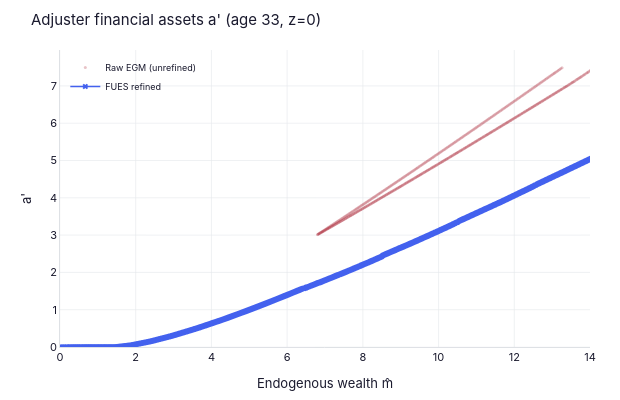
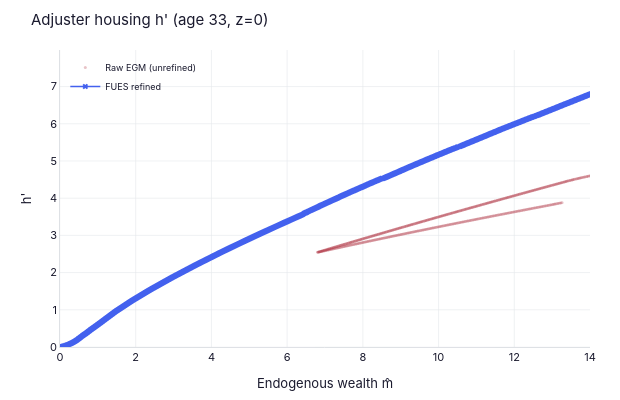
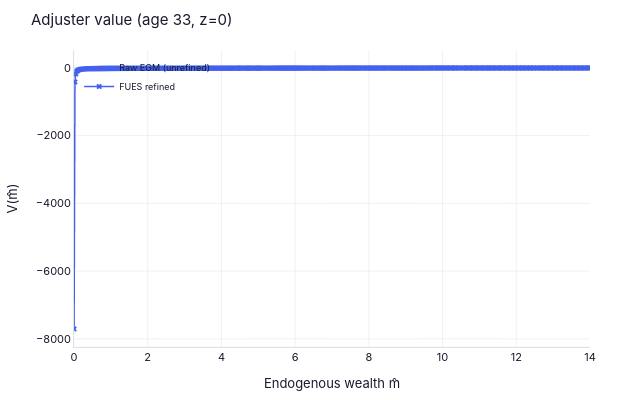

The code cell stored with these charts, in order, in its notebook:
### Markdown cell above
Interactive versions of the EGM grid (zoom/pan to inspect dense crossing regions). Requires Plotly; skipped gracefully in static environments.

### Code cell
# ── Interactive plotly (zoom/pan to inspect dense crossings) ──
try:
    from examples.durables.outputs import nb_plot_adjuster_egm_interactive
    fig_a, fig_h, fig_v = nb_plot_adjuster_egm_interactive(
        results['FUES']['nest'], results['FUES']['grids'], plot_t=33)
    fig_a.show()
    fig_h.show()
    fig_v.show()
except Exception as e:
    print(f'Interactive plots skipped: {e}')

### Figure 1 — Plotly figure (JSON) as saved in the notebook; plotly's stock layout.template omitted (floating-point values rounded to 4 significant figures; data arrays with more than 128 entries replaced by an {"elided": "..."} marker saying what was removed)
{"data": [{"marker": {"color": "#b23a48", "opacity": 0.3, "size": 3}, "mode": "markers", "name": "Raw EGM (unrefined)", "type": "scattergl", "x": {"elided": "1759 float values"}, "y": {"elided": "1759 float values"}}, {"line": {"color": "#4361ee", "width": 1.5}, "marker": {"color": "#4361ee", "size": 5, "symbol": "x"}, "mode": "lines+markers", "name": "FUES refined", "type": "scattergl", "x": {"elided": "1190 float values"}, "y": {"elided": "1190 float values"}}], "layout": {"dragmode": "zoom", "font": {"color": "#1a1a2e", "family": "Inter, Helvetica Neue, Arial, sans-serif", "size": 11}, "height": 400, "legend": {"bgcolor": "rgba(0,0,0,0)", "borderwidth": 0, "font": {"size": 9}, "x": 0.01, "y": 0.99}, "margin": {"b": 40, "l": 60, "r": 30, "t": 50}, "paper_bgcolor": "#ffffff", "plot_bgcolor": "#ffffff", "title": {"text": "Adjuster financial assets a' (age 33, z=0)"}, "width": 620, "xaxis": {"gridcolor": "#e5e7eb", "gridwidth": 0.6, "linecolor": "#d1d5db", "linewidth": 0.8, "range": [0, 14], "tickfont": {"color": "#1a1a2e"}, "title": {"font": {"color": "#1a1a2e"}, "text": "Endogenous wealth m̂"}, "zerolinecolor": "#e5e7eb"}, "yaxis": {"gridcolor": "#e5e7eb", "gridwidth": 0.6, "linecolor": "#d1d5db", "linewidth": 0.8, "rangemode": "tozero", "tickfont": {"color": "#1a1a2e"}, "title": {"font": {"color": "#1a1a2e"}, "text": "a'"}, "zerolinecolor": "#e5e7eb"}}}

### Figure 2 — Plotly figure (JSON) as saved in the notebook; plotly's stock layout.template omitted (floating-point values rounded to 4 significant figures; data arrays with more than 128 entries replaced by an {"elided": "..."} marker saying what was removed)
{"data": [{"marker": {"color": "#b23a48", "opacity": 0.3, "size": 3}, "mode": "markers", "name": "Raw EGM (unrefined)", "type": "scattergl", "x": {"elided": "1759 float values"}, "y": {"elided": "1759 float values"}}, {"line": {"color": "#4361ee", "width": 1.5}, "marker": {"color": "#4361ee", "size": 5, "symbol": "x"}, "mode": "lines+markers", "name": "FUES refined", "type": "scattergl", "x": {"elided": "1190 float values"}, "y": {"elided": "1190 float values"}}], "layout": {"dragmode": "zoom", "font": {"color": "#1a1a2e", "family": "Inter, Helvetica Neue, Arial, sans-serif", "size": 11}, "height": 400, "legend": {"bgcolor": "rgba(0,0,0,0)", "borderwidth": 0, "font": {"size": 9}, "x": 0.01, "y": 0.99}, "margin": {"b": 40, "l": 60, "r": 30, "t": 50}, "paper_bgcolor": "#ffffff", "plot_bgcolor": "#ffffff", "title": {"text": "Adjuster housing h' (age 33, z=0)"}, "width": 620, "xaxis": {"gridcolor": "#e5e7eb", "gridwidth": 0.6, "linecolor": "#d1d5db", "linewidth": 0.8, "range": [0, 14], "tickfont": {"color": "#1a1a2e"}, "title": {"font": {"color": "#1a1a2e"}, "text": "Endogenous wealth m̂"}, "zerolinecolor": "#e5e7eb"}, "yaxis": {"gridcolor": "#e5e7eb", "gridwidth": 0.6, "linecolor": "#d1d5db", "linewidth": 0.8, "rangemode": "tozero", "tickfont": {"color": "#1a1a2e"}, "title": {"font": {"color": "#1a1a2e"}, "text": "h'"}, "zerolinecolor": "#e5e7eb"}}}

### Figure 3 — Plotly figure (JSON) as saved in the notebook; plotly's stock layout.template omitted (floating-point values rounded to 4 significant figures; data arrays with more than 128 entries replaced by an {"elided": "..."} marker saying what was removed)
{"data": [{"marker": {"color": "#b23a48", "opacity": 0.3, "size": 3}, "mode": "markers", "name": "Raw EGM (unrefined)", "type": "scattergl", "x": {"elided": "1547 float values"}, "y": {"elided": "1547 float values"}}, {"line": {"color": "#4361ee", "width": 1.5}, "marker": {"color": "#4361ee", "size": 5, "symbol": "x"}, "mode": "lines+markers", "name": "FUES refined", "type": "scattergl", "x": {"elided": "1190 float values"}, "y": {"elided": "1190 float values"}}], "layout": {"dragmode": "zoom", "font": {"color": "#1a1a2e", "family": "Inter, Helvetica Neue, Arial, sans-serif", "size": 11}, "height": 400, "legend": {"bgcolor": "rgba(0,0,0,0)", "borderwidth": 0, "font": {"size": 9}, "x": 0.01, "y": 0.99}, "margin": {"b": 40, "l": 60, "r": 30, "t": 50}, "paper_bgcolor": "#ffffff", "plot_bgcolor": "#ffffff", "title": {"text": "Adjuster value (age 33, z=0)"}, "width": 620, "xaxis": {"gridcolor": "#e5e7eb", "gridwidth": 0.6, "linecolor": "#d1d5db", "linewidth": 0.8, "range": [0, 14], "tickfont": {"color": "#1a1a2e"}, "title": {"font": {"color": "#1a1a2e"}, "text": "Endogenous wealth m̂"}, "zerolinecolor": "#e5e7eb"}, "yaxis": {"gridcolor": "#e5e7eb", "gridwidth": 0.6, "linecolor": "#d1d5db", "linewidth": 0.8, "rangemode": "normal", "tickfont": {"color": "#1a1a2e"}, "title": {"font": {"color": "#1a1a2e"}, "text": "V(m̂)"}, "zerolinecolor": "#e5e7eb"}}}
